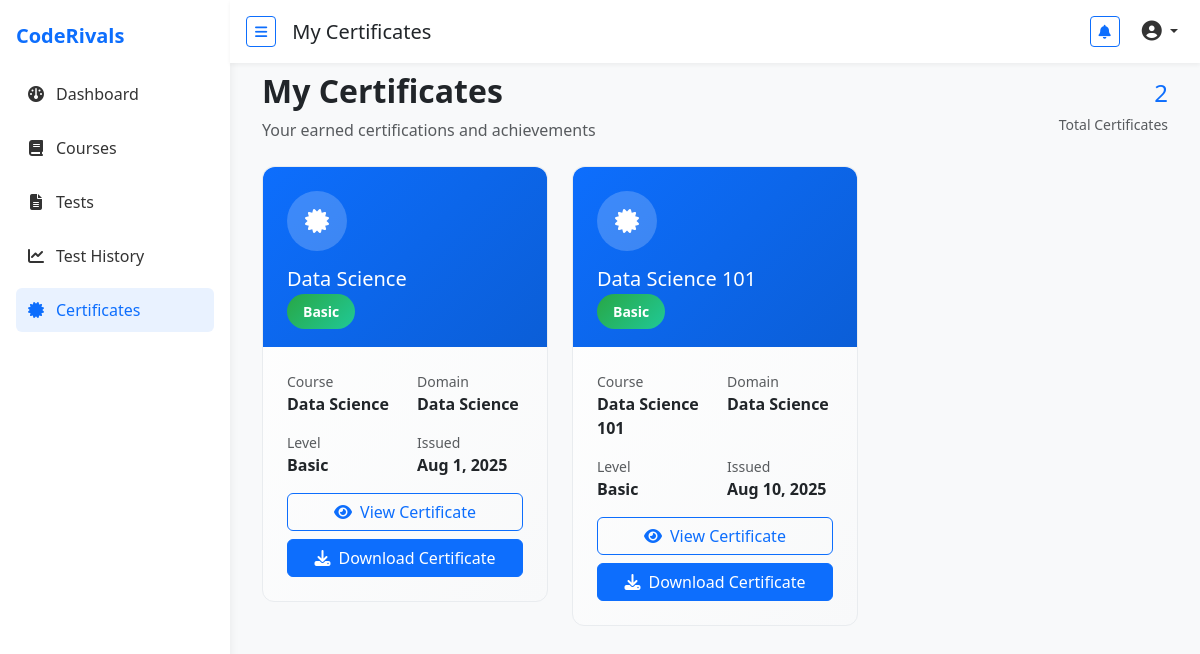
/certificates/ (signed in), run on the app's committed database.
### administrator/models.py (models this page shows, shortened)
class Certificate(models.Model):
    LEVEL_CHOICES = [
        ('Basic', 'Basic'),
        ('Intermediate', 'Intermediate'),
        ('Advanced', 'Advanced'),
    ]
    developer = models.ForeignKey(User, on_delete=models.CASCADE, limit_choices_to={'role': 'DEV'})
    course = models.ForeignKey(Course, on_delete=models.CASCADE)
    level = models.CharField(max_length=20, choices=LEVEL_CHOICES)
    issued_at = models.DateTimeField(auto_now_add=True)
    certificate_file = models.FileField(upload_to='certificates/', blank=True, null=True)

class Course(models.Model):
    LEVEL_CHOICES = [
        ('Basic', 'Basic'),
        ('Intermediate', 'Intermediate'),
        ('Advanced', 'Advanced'),
    ]
    DOMAIN_CHOICES = [
        ('Web Development', 'Web Development'),
        ('Data Science', 'Data Science'),
        ('AI/ML', 'AI/ML'),
        ('Cyber Security', 'Cyber Security'),
    ]
    title = models.CharField(max_length=200)
    description = models.TextField()
    domain = models.CharField(max_length=50, choices=DOMAIN_CHOICES)
    is_active = models.BooleanField(default=True)
    created_at = models.DateTimeField(auto_now_add=True)
    updated_at = models.DateTimeField(auto_now=True)

### administrator/views.py (the view)
# urls.py: path('certificates/', views.developer_certificates, name='developer_certificates'),
@login_required
def developer_certificates(request):
    if request.user.role != 'DEV':
        return Http404("Unauthorized")
    certificates = Certificate.objects.filter(developer=request.user)
    return render(request, 'dashboard/developer_certificates.html', {'certificates': certificates})

### administrator/templates/dashboard/developer_certificates.html (shortened to what this page needs)
<!DOCTYPE html>
<html lang="en">
<head>
    <link href="https://cdn.jsdelivr.net/npm/bootstrap-icons@1.10.5/font/bootstrap-icons.css" rel="stylesheet">
    <link href="https://cdn.jsdelivr.net/npm/bootstrap@5.3.0/dist/css/bootstrap.min.css" rel="stylesheet" />
    <link href="https://cdnjs.cloudflare.com/ajax/libs/font-awesome/6.4.0/css/all.min.css" rel="stylesheet" />
</head>
<body>
    <div class="sidebar" id="sidebar">
        <h5 class="text-primary fw-bold mb-4">CodeRivals</h5>
        <a href="{% url 'developer_dashboard'%}"><i class="fa fa-gauge"></i><span>Dashboard</span></a>
        <a href="{% url 'enroll_courses'%}"><i class="fa fa-book"></i><span>Courses</span></a>
        <a href="{% url 'attempt-test'%}"><i class="fa fa-file-lines"></i><span>Tests</span></a>
        <a href="{% url 'test-history'%}"><i class="fa fa-chart-line"></i><span>Test History</span></a>
        <a href="{% url 'developer_certificates'%}" class="active"><i class="fa fa-certificate"></i><span>Certificates</span></a>
    </div>
    <div class="topbar d-flex justify-content-between align-items-center" id="topbar">
        <div class="d-flex align-items-center gap-3">
            <button class="btn btn-sm btn-outline-primary" id="toggleSidebarBtn">
                <i class="fas fa-bars"></i>
            </button>
            <h5 class="mb-0" id="welcomeText">My Certificates</h5>
        </div>
        <div class="d-flex align-items-center gap-3">
            <a href="#" class="btn btn-outline-primary btn-sm"><i class="fa fa-bell"></i></a>
            <div class="dropdown">
                <button class="profile-btn dropdown-toggle" type="button" id="profileDropdown" data-bs-toggle="dropdown"
                    aria-expanded="false">
                    <i class="fas fa-user-circle fs-5"></i>
                </button>
            </div>
        </div>
    </div>
    <div class="content mt-5 pt-4">
        <div class="d-flex justify-content-between align-items-center mb-4">
            <div>
                <h2 class="fw-bold mb-2">My Certificates</h2>
                <p class="text-muted mb-0">Your earned certifications and achievements</p>
            </div>
            <div class="text-end">
                <h4 class="text-primary mb-1">{{ certificates.count }}</h4>
                <small class="text-muted">Total Certificates</small>
            </div>
        </div>
        {% if certificates %}
        <div class="row g-4">
            {% for certificate in certificates %}
            <div class="col-lg-6 col-xl-4">
                <div class="certificate-card">
                    <div class="certificate-header">
                        <div class="certificate-icon">
                            <i class="fas fa-certificate"></i>
                        </div>
                        <h5 class="mb-2">{{ certificate.course.title }}</h5>
                        <span class="level-badge">{{ certificate.level }}</span>
                    </div>
                    <div class="certificate-body">
                        <div class="row mb-3">
                            <div class="col-6">
                                <small class="text-muted d-block">Course</small>
                                <strong>{{ certificate.course.title }}</strong>
                            </div>
                            <div class="col-6">
                                <small class="text-muted d-block">Domain</small>
                                <strong>{{ certificate.course.domain }}</strong>
                            </div>
                        </div>
                        <div class="row mb-3">
                            <div class="col-6">
                                <small class="text-muted d-block">Level</small>
                                <strong>{{ certificate.level }}</strong>
                            </div>
                            <div class="col-6">
                                <small class="text-muted d-block">Issued</small>
                                <strong>{{ certificate.issued_at|date:"M j, Y" }}</strong>
                            </div>
                        </div>
                        <div class="d-grid gap-2">
                            {% if certificate.certificate_file and certificate.certificate_file != '' %}
                            <a href="{% url 'view_certificate' certificate.id %}" class="btn btn-outline-primary" target="_blank">
                                <i class="fas fa-eye me-2"></i>View Certificate
                            </a>
                            <a href="{% url 'download_certificate' certificate.id %}" class="btn btn-primary">
                                <i class="fas fa-download me-2"></i>Download Certificate
                            </a>
                            {% else %}
                            <button class="btn btn-outline-primary" disabled>
                                <i class="fas fa-clock me-2"></i>Certificate Generating...
                            </button>
                            {% endif %}
                        </div>
                    </div>
                </div>
            </div>
            {% endfor %}
        </div>
        {% endif %}
    </div>
</body>
</html>

### administrator/templates/dashboard/developer_certificates.html (style rules this page uses)
body { background-color: #f8f9fa; font-family: 'Segoe UI', sans-serif; }
.certificate-card { border: 1px solid #e9ecef; border-radius: 12px; transition: all 0.3s ease; background: linear-gradient(135deg, #ffffff 0%, #f8f9fa 100%); }
.certificate-header { background: linear-gradient(135deg, #0d6efd, #0b5ed7); color: white; border-radius: 12px 12px 0 0; padding: 1.5rem; }
.certificate-body { padding: 1.5rem; }
.certificate-icon { width: 60px; height: 60px; background: rgba(255, 255, 255, 0.2); border-radius: 50%; display: flex; align-items: center; justify-content: center; font-size: 24px; margin-bottom: 1rem; }
.level-badge { background: linear-gradient(135deg, #28a745, #20c997); color: white; padding: 0.5rem 1rem; border-radius: 20px; font-size: 0.875rem; font-weight: 600; }
.sidebar { width: 230px; min-height: 100vh; background: #fff; box-shadow: 2px 0 8px rgba(0, 0, 0, 0.05); position: fixed; top: 0; left: 0; padding: 1.5rem 1rem; transition: all 0.3s ease; z-index: 999; }
.sidebar h5 { transition: opacity 0.3s; }
.sidebar a { text-decoration: none; display: flex; align-items: center; gap: 10px; padding: 10px; border-radius: 6px; margin-bottom: 10px; color: #333; font-weight: 500; white-space: nowrap; }
.sidebar a i { min-width: 20px; text-align: center; }
.sidebar a span { transition: opacity 0.3s; }
.sidebar a.active, .sidebar a:hover { background-color: #e9f2ff; color: #0d6efd; }
.content { margin-left: 230px; padding: 2rem; transition: margin-left 0.3s ease; }
.topbar { background-color: #fff; padding: 1rem; box-shadow: 0 2px 4px rgba(0, 0, 0, 0.05); position: fixed; top: 0; left: 230px; right: 0; z-index: 1000; transition: left 0.3s ease; }
.topbar .profile-btn { border: none; background: transparent; color: #333; }

### data on the page
Certificate: course "Data Science", level "Basic", course.domain "Data Science", issued_at "Aug 1, 2025", shows "View Certificate"
Certificate: course "Data Science 101", level "Basic", course.domain "Data Science", issued_at "Aug 10, 2025", shows "View Certificate"

### other printed values
{{ certificates.count }} "2"
